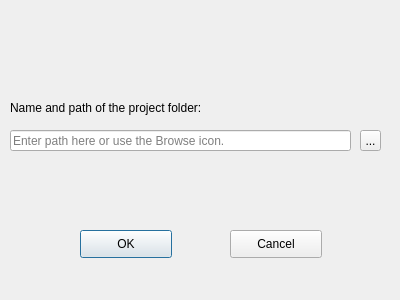
<?xml version="1.0" encoding="UTF-8"?>
<ui version="4.0">
 <class>Open_File</class>
 <widget class="QDialog" name="Open_File">
  <property name="geometry">
   <rect>
    <x>0</x>
    <y>0</y>
    <width>400</width>
    <height>300</height>
   </rect>
  </property>
  <property name="windowTitle">
   <string>Open Project - Compatibility Mode</string>
  </property>
  <widget class="QLabel" name="label">
   <property name="geometry">
    <rect>
     <x>10</x>
     <y>100</y>
     <width>291</width>
     <height>16</height>
    </rect>
   </property>
   <property name="text">
    <string>Name and path of the project folder:</string>
   </property>
  </widget>
  <widget class="QPushButton" name="button_confirm_open">
   <property name="geometry">
    <rect>
     <x>80</x>
     <y>230</y>
     <width>92</width>
     <height>28</height>
    </rect>
   </property>
   <property name="text">
    <string>OK</string>
   </property>
  </widget>
  <widget class="QToolButton" name="open_browse">
   <property name="geometry">
    <rect>
     <x>360</x>
     <y>130</y>
     <width>21</width>
     <height>21</height>
    </rect>
   </property>
   <property name="text">
    <string>...</string>
   </property>
   <property name="icon">
    <iconset resource="Icon_resources.qrc">
     <normaloff>:/Menu Icon/FolderBrowser.svg</normaloff>:/Menu Icon/FolderBrowser.svg</iconset>
   </property>
  </widget>
  <widget class="QLineEdit" name="open_path_edit">
   <property name="geometry">
    <rect>
     <x>10</x>
     <y>130</y>
     <width>341</width>
     <height>21</height>
    </rect>
   </property>
   <property name="placeholderText">
    <string>Enter path here or use the Browse icon.</string>
   </property>
  </widget>
  <widget class="QPushButton" name="button_cancel">
   <property name="geometry">
    <rect>
     <x>230</x>
     <y>230</y>
     <width>92</width>
     <height>28</height>
    </rect>
   </property>
   <property name="text">
    <string>Cancel</string>
   </property>
  </widget>
 </widget>
 <resources>
  <include location="Icon_resources.qrc"/>
 </resources>
 <connections/>
</ui>
